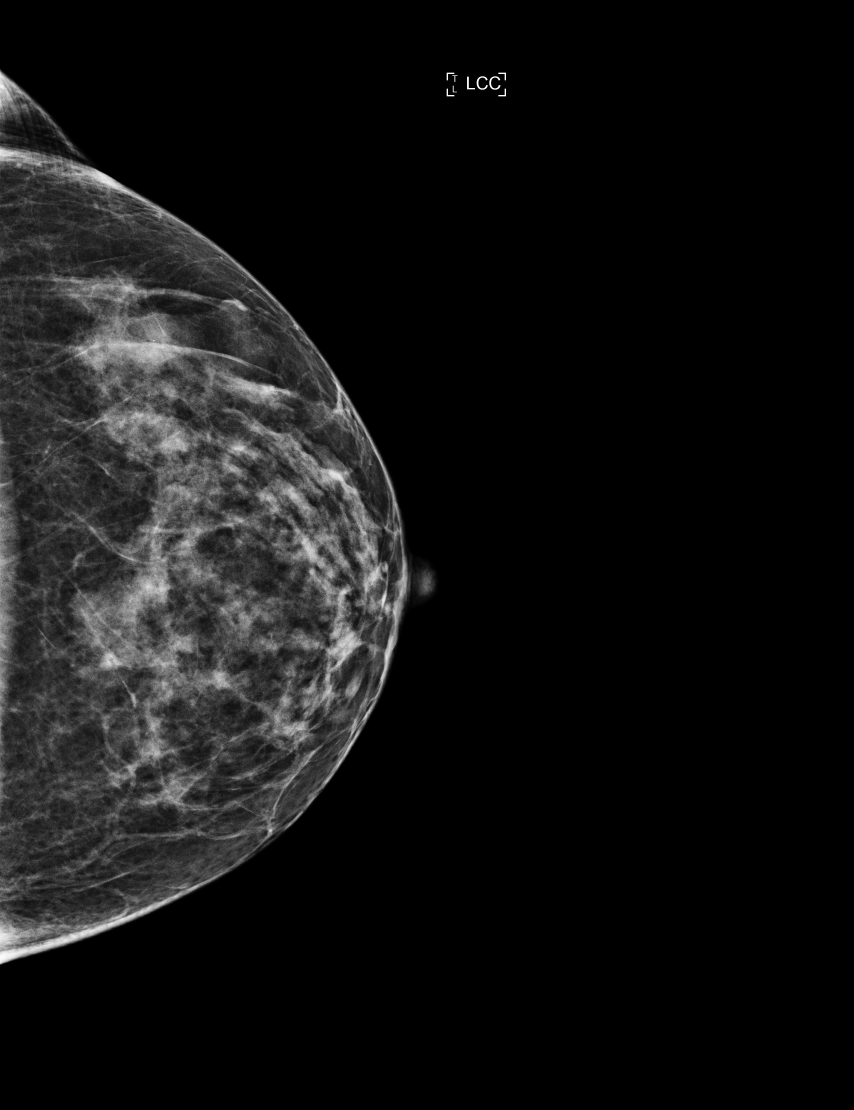
#> input picture Deployment/app/uploads/2019_06_07_14_48_43_ffdd088e3aeda80e45276f8807c710ba.png, 2560 x 3328 px (shown at 1/3 size); its folder holds only this picture in this run
$ python -i preprocess.py   (imports and definitions only)   (older library calls are emulated)
#> lines starting #> are read from the running program, lines starting #| are printed output that depends on the picture; after the words box and inside, x2 and y2 are one past the last pixel; in counts of white or black regions, pixels touching at a corner belong together
import matplotlib.pyplot as plt
import skimage
import numpy as np
from skimage import io, morphology, measure, color, transform
from skimage.filters import threshold_otsu
import glob
import multiprocessing
import time

def apply_otsu_segmentation(img):
    thresh = threshold_otsu(img)
    binary = img > thresh
    return binary


def apply_morphology_operation(binary, operator_size=35):
    binary_dil = morphology.binary_dilation(
        binary, morphology.square(operator_size))
    return binary_dil


def locate_max_region(binary):
    label_image = measure.label(binary)
    region_list = measure.regionprops(label_image)
    region_area_list = np.array([region.area for region in region_list])
    region_max_index = np.argmax(region_area_list)
    region_max_box = region_list[region_max_index].bbox
    minr, minc, maxr, maxc = region_max_box
    return (minr, minc, maxr, maxc)


def apply_preprocess(img, rescale=5):
    img_resize = transform.rescale(img, 1/rescale, multichannel=False)
    img_resize_binary = apply_otsu_segmentation(img_resize)
    img_resize_morphology = apply_morphology_operation(img_resize_binary)
    minr, minc, maxr, maxc = locate_max_region(img_resize_morphology)
    img_crop = img[minr*rescale:maxr*rescale, minc*rescale:maxc*rescale]
    mask_resize_crop = img_resize_morphology[minr:maxr, minc:maxc]
    mask_crop = transform.resize(mask_resize_crop, img_crop.shape)
    img_crop_denoise = img_crop * mask_crop
    return img_crop_denoise


def save_preprocess(img_path):
    img_path_preprocess = img_path.replace('images', 'preprocess')
    img = io.imread(img_path)
    img_preprocess = apply_preprocess(img)
    io.imsave(img_path_preprocess, img_preprocess.astype('uint8'))
    return


# [10 lines not run here, left out]

>>> import cv2
>>> picture = cv2.imread('../../uploads/2019_06_07_14_48_43_ffdd088e3aeda80e45276f8807c710ba.png', cv2.IMREAD_GRAYSCALE)
#> picture is the input picture: shape (3328, 2560); min 0, max 255, mean 19
>>> result = apply_preprocess(picture)
#> in apply_preprocess, `img_resize = transform.rescale(img, 1/rescale, multichannel=False)`:
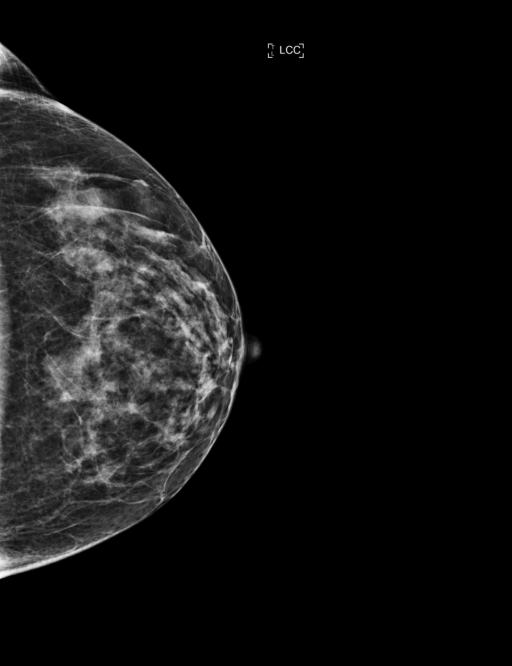
#> img_resize: shape (666, 512) float64; min 0, max 0.978, mean 0.0747
#> in apply_otsu_segmentation, `thresh = threshold_otsu(img)`: thresh = 0.162
#> in apply_otsu_segmentation, `binary = img > thresh`:
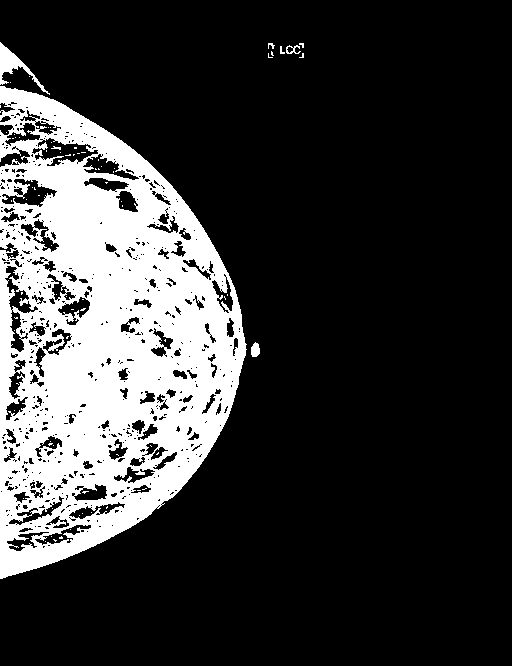
#> binary: shape (666, 512) bool; 21.4% white; 86 white regions (79 under 20 px), largest, box (x1, y1, x2, y2) and area: (0, 86, 247, 579) 71949, (0, 42, 50, 95) 604, (251, 342, 260, 357) 105
#> in apply_morphology_operation, `binary_dil = morphology.binary_dilation( binary, morphology.square(ope..`:
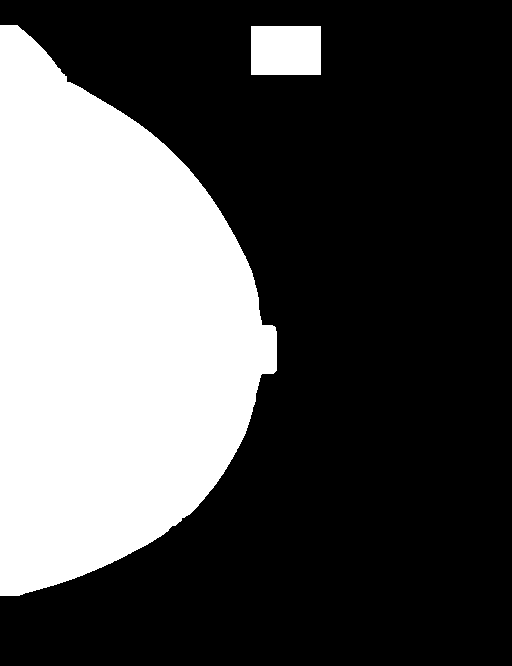
#> binary_dil: shape (666, 512) bool; 32.6% white; 2 white regions
#> in locate_max_region, `label_image = measure.label(binary)`:
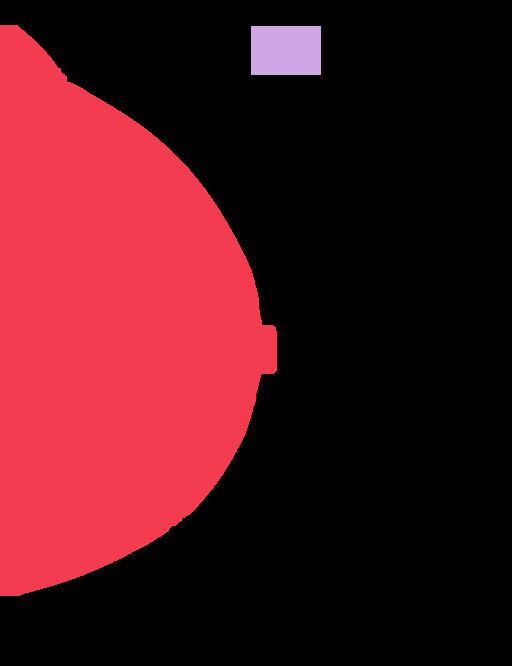
#> label_image: shape (666, 512) int32; 3 distinct labels, from 0 to 2; one colour per label, 0 black
#> in locate_max_region, `region_list = measure.regionprops(label_image)`: region_list = 2 regions; box (x1, y1, x2, y2) and area: (0, 25, 277, 596) 107683, (251, 26, 321, 75) 3430
#> in locate_max_region, `region_area_list = np.array([region.area for region in region_list])`: region_area_list = [107683, 3430]
#> in locate_max_region, `region_max_index = np.argmax(region_area_list)`: region_max_index = 0
#> in locate_max_region, `region_max_box = region_list[region_max_index].bbox`: region_max_box = (25, 0, 596, 277)
#> in locate_max_region, `minr, minc, maxr, maxc = region_max_box`: minr = 25; minc = 0; maxr = 596; maxc = 277
#> in apply_preprocess, `minr, minc, maxr, maxc = locate_max_region(img_resize_morphology)`: minr = 25; minc = 0; maxr = 596; maxc = 277
#> in apply_preprocess, `img_crop = img[minr*rescale:maxr*rescale, minc*rescale:maxc*rescale]`:
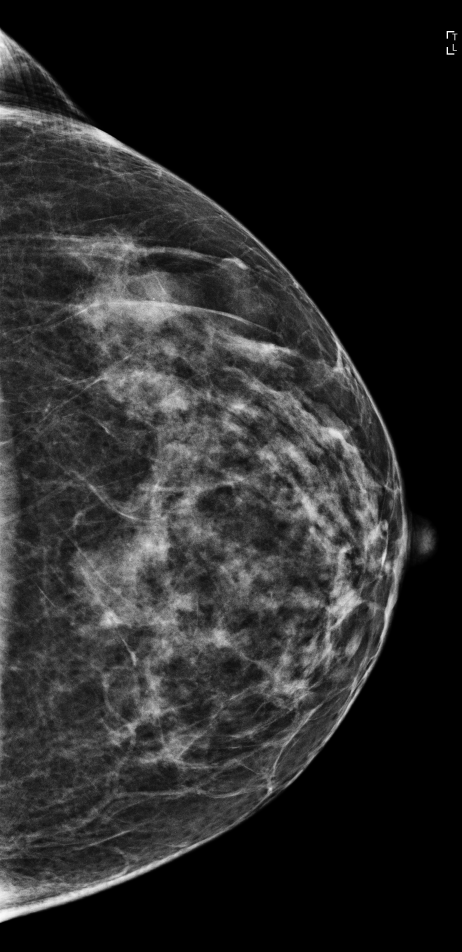
#> img_crop: shape (2855, 1385) (shown at 1/3 size); min 0, max 255, mean 40.9
#> in apply_preprocess, `mask_resize_crop = img_resize_morphology[minr:maxr, minc:maxc]`:
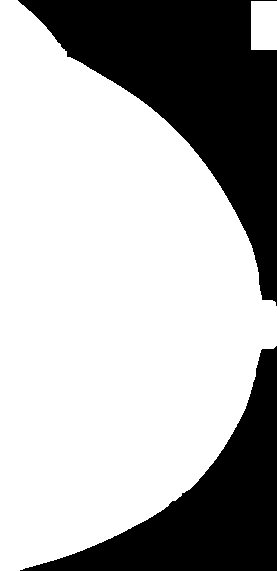
#> mask_resize_crop: shape (571, 277) bool; 68.9% white; 2 black regions, box (x1, y1, x2, y2) and area: (18, 0, 277, 306) 30523, (20, 346, 277, 571) 18687
#> in apply_preprocess, `mask_crop = transform.resize(mask_resize_crop, img_crop.shape)`:
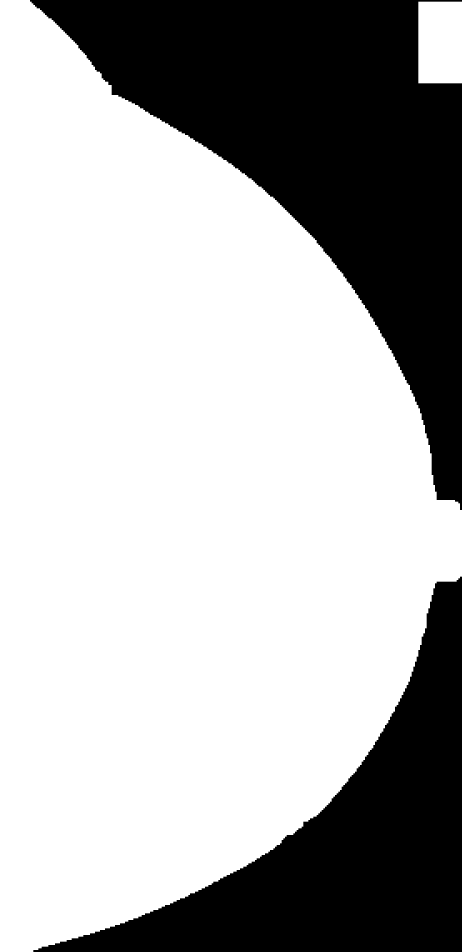
#> mask_crop: shape (2855, 1385) bool (shown at 1/3 size); 68.9% white; 2 black regions, box (x1, y1, x2, y2) and area: (90, 0, 1385, 1530) 763075, (100, 1730, 1385, 2855) 467175
